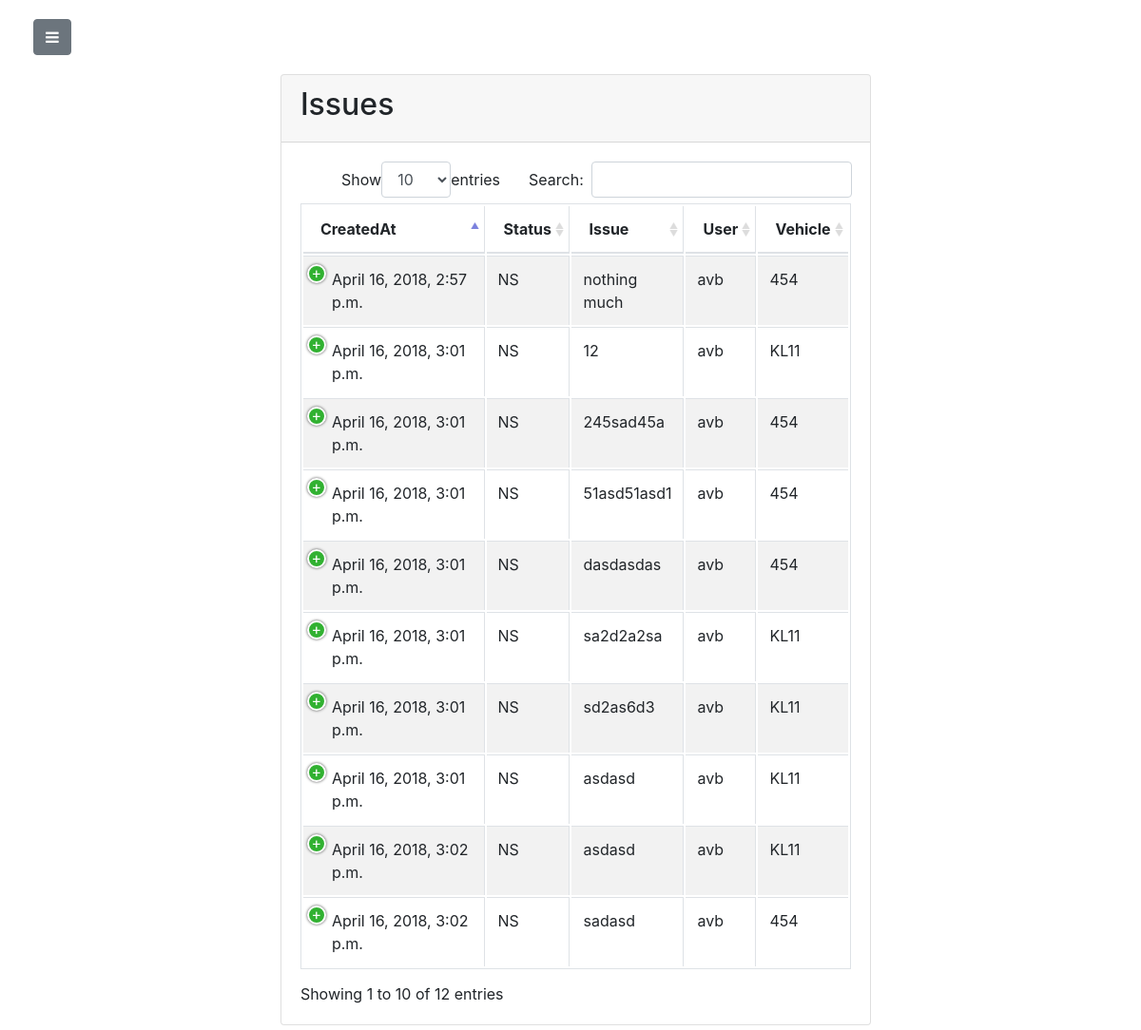
The page /repair/issues (signed in) on the database its author committed.
### repair/models.py (models this page shows, shortened)
class Repair(models.Model):
    registeredDate=models.DateTimeField(default=timezone.now)
    status_CHOICES=(
        ('S','solved'),
        ('NS','not solved')
    )
    status=models.CharField(
        max_length=2,
        choices=status_CHOICES,
        default='NS',
    )
    registeredUser=models.ForeignKey(User,default=None,on_delete=models.CASCADE)
    vehicle=models.ForeignKey(Vehicle,on_delete=models.CASCADE)
    issue=models.CharField(max_length=1000)

### vehicle/models.py (models this page shows, shortened)
class Vehicle(models.Model):
    VEHICLE_STATUS_CHOICES = (
        ('B', 'Booked'),
        ('NB', 'Not Booked'),
    )
    INSURANCE_STATUS_CHOICES = (
        ('U','Updated'),
        ('NU','Not Updated'),
    )
    VEHICLE_TYPE_CHOICES = (
        ('P','Passenger'),
        ('T','Truck'),
        ('C','Construction'),
    )
    FUEL_TYPE_CHOICES = (
        ('P','Petrol'),
        ('D','Diesel'),
    )
    owner = models.ForeignKey(User,default=None,on_delete=models.CASCADE)
    cost_per_km = models.DecimalField(max_digits=20,default=0,decimal_places=2)
    price = models.DecimalField(max_digits=20,default="0",decimal_places=3)
    registration_plate = models.CharField(max_length=200,default='')
    vehicle_status = models.CharField(max_length=2,default='NB',choices=VEHICLE_STATUS_CHOICES)
    insurance_status = models.CharField(max_length=2,default='NU',choices=INSURANCE_STATUS_CHOICES)
    no_of_km_travelled = models.DecimalField(max_digits=20,default=0,decimal_places=0)
    fuel_type = models.CharField(max_length=1,default='P',choices=FUEL_TYPE_CHOICES)
    mileage = models.DecimalField(max_digits=20,default=0,decimal_places=0)
    vehicle_type = models.CharField(max_length=1,default='P',choices=VEHICLE_TYPE_CHOICES)
    image=models.ImageField(upload_to="vehicle_image",default="default.png",blank=True)

### repair/views.py (the view)
# urls.py: path('issues',views.issues,name='issues'),
def issues(request):
    if request.POST:
        return render(request,'repair/index.html',{'form':form})
    else:
        if request.user.is_authenticated:
            repairsList = Repair.objects.all()
            return render(request,'repair/issues.html',{ 'repairsList' : repairsList})
        else:
            return redirect("http://localhost:8000/home/404")

### repair/templates/repair/issues.html (shortened to what this page needs)
{% load staticfiles %}
{% load crispy_forms_tags %}
<!DOCTYPE html>
<html lang="en">
<head>
    <link href="{% static 'vendor/bootstrap/css/bootstrap.min.css' %}" rel="stylesheet">
    <link rel="stylesheet" href="https://maxcdn.bootstrapcdn.com/bootstrap/4.0.0/css/bootstrap.min.css">
    <link rel="stylesheet" href="https://cdnjs.cloudflare.com/ajax/libs/font-awesome/4.7.0/css/font-awesome.css">
    <link href="{% static 'css/simple-sidebar.css' %}" rel="stylesheet">
    <link href="{% static 'css/datatables-plugins/dataTables.bootstrap.css' %}" rel="stylesheet">
    <link href="{% static 'css/datatables-responsive/dataTables.responsive.css' %}" rel="stylesheet">
</head>
<body>
{% if user.is_authenticated %}
    <div id="wrapper">
        <div id="page-content-wrapper">
            <div class="container-fluid">
                <div class="row nav">
                    <div class="col-md-2">
                        <a href="#menu-toggle" class="btn btn-secondary" id="menu-toggle"><i class="fa fa-bars"></i></a>
                    </div>
                </div>
                <div class="row">
                    <div class="col-md-12">
                        <div  style="width:55%;margin-left: 23%;" class="card">
                            <div class="card-header">
                                <h2>Issues</h2>
                            </div>
                            <div class="card-body">
                                <table width="100%" id="dataTables-example" class="table table-striped table-bordered table-hover">
                                  <thead>
                                    <tr>
                                      <th scope="col">CreatedAt</th>
                                      <th scope="col">Status</th>
                                      <th scope="col">Issue</th>
                                      <th scope="col">User</th>
                                      <th scope="col">Vehicle</th>
                                    </tr>
                                  </thead>
                                  <tbody>
                                    {% for issue in repairsList %}
                                    <tr>
                                      <td>{{issue.registeredDate}}</td>
                                      <td>{{issue.status}}</td>
                                      <td>{{issue.issue}}</td>
                                      <td>{{issue.registeredUser.username}}</td>
                                      <td>{{issue.vehicle.registration_plate}}</td>
                                    </tr>
                                    {% endfor %}
                                  </tbody>
                                </table>
                            </div>
                        </div>
                    </div>
                </div>
            </div>
        </div>
    </div>
{% else %}
<div class="jumbotron jumbotron-fluid">
    <div class="container">
        <h1 class="display-3">You are not logged in</h1>
    </div>
</div>
{% endif %}
</body>
</html>

### account/static/css/simple-sidebar.css (style rules this page uses)
body { overflow-x: hidden; }
#wrapper { padding-left: 0; -webkit-transition: all 0.5s ease; -moz-transition: all 0.5s ease; -o-transition: all 0.5s ease; transition: all 0.5s ease; }
#page-content-wrapper { width: 100%; position: absolute; padding: 15px; }
@media (min-width:768px) { #wrapper { padding-left: 0; } }
@media (min-width:768px) { #page-content-wrapper { padding: 20px; position: relative; } }

### booking/static/css/datatables-responsive/dataTables.responsive.css (style rules this page uses)
table.dataTable.dtr-inline.collapsed > tbody > tr > td:first-child, table.dataTable.dtr-inline.collapsed > tbody > tr > th:first-child { position: relative; padding-left: 30px; cursor: pointer; }
table.dataTable.dtr-inline.collapsed > tbody > tr > td:first-child:before, table.dataTable.dtr-inline.collapsed > tbody > tr > th:first-child:before { top: 8px; left: 4px; height: 16px; width: 16px; display: block; position: absolute; color: white; border: 2px solid white; border-radius: 16px; text-align: center; line-height: 14px; box-shadow: 0 0 3px #444; box-sizing: content-box; content: '+'; background-color: #31b131; }

### repair/templates/repair/issues.html (style rules this page uses)
.nav { margin-bottom: 20px; }

### rows shown on the page
Repair: registeredDate "April 16, 2018, 2:57 p.m.", status "NS", issue "nothing much", registeredUser.username "avb", vehicle.registration_plate "454"
Repair: registeredDate "April 16, 2018, 3:01 p.m.", status "NS", issue "12", registeredUser.username "avb", vehicle.registration_plate "KL11"
Repair: registeredDate "April 16, 2018, 3:01 p.m.", status "NS", issue "245sad45a", registeredUser.username "avb", vehicle.registration_plate "454"
Repair: registeredDate "April 16, 2018, 3:01 p.m.", status "NS", issue "51asd51asd1", registeredUser.username "avb", vehicle.registration_plate "454"
Repair: registeredDate "April 16, 2018, 3:01 p.m.", status "NS", issue "dasdasdas", registeredUser.username "avb", vehicle.registration_plate "454"
Repair: registeredDate "April 16, 2018, 3:01 p.m.", status "NS", issue "sa2d2a2sa", registeredUser.username "avb", vehicle.registration_plate "KL11"
Repair: registeredDate "April 16, 2018, 3:01 p.m.", status "NS", issue "sd2as6d3", registeredUser.username "avb", vehicle.registration_plate "KL11"
Repair: registeredDate "April 16, 2018, 3:01 p.m.", status "NS", issue "asdasd", registeredUser.username "avb", vehicle.registration_plate "KL11"
Repair: registeredDate "April 16, 2018, 3:02 p.m.", status "NS", issue "asdasd", registeredUser.username "avb", vehicle.registration_plate "KL11"
Repair: registeredDate "April 16, 2018, 3:02 p.m.", status "NS", issue "sadasd", registeredUser.username "avb", vehicle.registration_plate "454"
